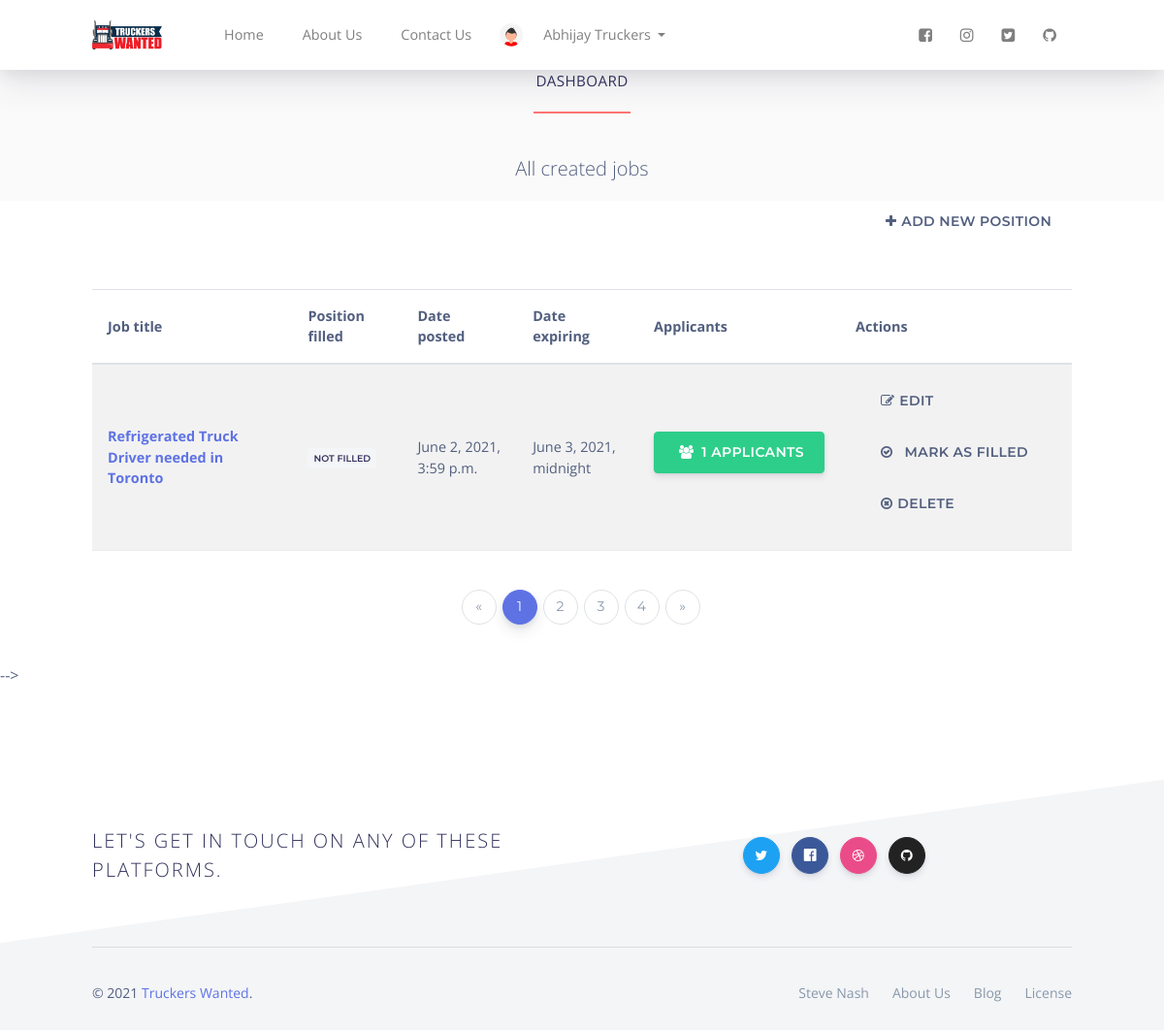
/employer/dashboard (signed in), run on the app's committed database.
### accounts/models.py (models this page shows, shortened)
class User(AbstractUser):
    username = None
    role = models.CharField(max_length=12, error_messages={
        'required': "Role must be provided"
    })
    gender = models.CharField(max_length=10, blank=True, null=True, default="")
    email = models.EmailField(unique=True, blank=False,
                              error_messages={
                                  'unique': "A user with that email already exists.",
                              })
    USERNAME_FIELD = "email"
    REQUIRED_FIELDS = []
    objects = UserManager()

### jobsapp/models.py (models this page shows, shortened)
class Job(models.Model):
    user = models.ForeignKey(User, on_delete=models.CASCADE)
    title = models.CharField(max_length=300)
    description = models.TextField()
    location = models.CharField(max_length=150)
    type = models.CharField(choices=JOB_TYPE, max_length=10)
    category = models.CharField(max_length=100)
    last_date = models.DateTimeField()
    company_name = models.CharField(max_length=100)
    company_description = models.CharField(max_length=300)
    website = models.CharField(max_length=100, default="")
    created_at = models.DateTimeField(default=timezone.now)
    filled = models.BooleanField(default=False)

### jobsapp/views/employer.py (the view)
# urls.py: path('', DashboardView.as_view(), name='employer-dashboard'),
class DashboardView(ListView):
    model = Job
    template_name = 'jobs/employer/dashboard.html'
    context_object_name = 'jobs'
    @method_decorator(login_required(login_url=reverse_lazy('accounts:login')))
    @method_decorator(user_is_employer)
    def dispatch(self, request, *args, **kwargs):
        return super().dispatch(self.request, *args, **kwargs)
    def get_queryset(self):
        return self.model.objects.filter(user_id=self.request.user.id)

### templates/jobs/employer/dashboard.html
{% extends 'base1.html' %} {% load static %} {% block title %} Dashboard {% endblock %} {% block content %}
<section class="bg-light-gray">
    <div class="container">
        <div class="row">
            <div class="col-lg-8 mx-auto">
                <h1 class="heading">dashboard</h1>
                <p class="lead text-center">All created jobs</p>
            </div>
        </div>
    </div>
</section>
<section>
    <div class="container">
        <div class="row">
            <div class="col-lg-12 text-right mb-5">
                <a href="{% url 'jobs:employer-jobs-create' %}" class="btn btn-outline-white-primary">
                    <i class="fa fa-plus"></i>Add new position</a>
            </div>
            <div class="col-lg-12">
                <div class="table-responsive">
                    <table class="table table-striped table-hover table-client-dashboard">
                        <thead>
                            <tr>
                                <th>Job title</th>
                                <th>Position filled</th>
                                <th>Date posted</th>
                                <th>Date expiring</th>
                                <th>Applicants</th>
                                <th>Actions</th>
                            </tr>
                        </thead>
                        <tbody>
                            {% for job in jobs %}
                            <tr>
                                <th><a href="{% url 'jobs:jobs-detail' job.id %}">{{ job.title }}</a>
                                </th>
                                <td>
                                    {% if job.filled %}
                                    <span class="badge badge-success">Filled</span> {% else %}
                                    <span class="badge badge-secondary">Not Filled</span> {% endif %}
                                </td>
                                <td>{{ job.created_at }}</td>
                                <td>{{ job.last_date }}</td>
                                <td>
                                    <a href="{% url 'jobs:employer-dashboard-applicants' job.id %}" class="btn btn-success">
                                        <i class="fa fa-users"></i>{{ job.applicants.count }}
                                        <span class="hidden-xs hidden-sm">Applicants</span>
                                    </a>
                                </td>
                                <td>
                                    <a href="#" class="btn btn-outline-white-secondary">
                                        <i class="fa fa-edit"></i>Edit
                                    </a>
                                    <br> {% if job.filled %}
                                    <a href="{% url 'jobs:job-mark-filled' job.id %}" class="btn btn-outline-white-secondary">
                                        <i class="fa fa-check-circle-o"></i>
                                        <span class="hidden-xs hidden-sm">Filled</span>
                                    </a><br> {% else %}
                                    <a href="{% url 'jobs:job-mark-filled' job.id %}" class="btn btn-outline-white-secondary">
                                        <i class="fa fa-check-circle-o"></i>
                                        <span class="hidden-xs hidden-sm">Mark as </span>filled
                                    </a><br> {% endif %}
                                    <a href="#" class="btn btn-outline-white-secondary">
                                        <i class="fa fa-times-circle-o"></i>Delete
                                    </a>
                                </td>
                            </tr>
                            {% endfor %}
                        </tbody>
                    </table>
                </div>
                <div class="pages">
                    <nav aria-label="Page navigation example" class="d-flex justify-content-center mt-4 mb-4">
                        <ul class="pagination">
                            <li class="page-item"><a href="#" aria-label="Previous" class="page-link"><span
                                        aria-hidden="true">«</span><span class="sr-only">Previous</span></a></li>
                            <li class="page-item active"><a href="#" class="page-link">1</a></li>
                            <li class="page-item"><a href="#" class="page-link">2</a></li>
                            <li class="page-item"><a href="#" class="page-link">3</a></li>
                            <li class="page-item"><a href="#" class="page-link">4</a></li>
                            <li class="page-item"><a href="#" aria-label="Next" class="page-link"><span
                                        aria-hidden="true">»</span><span class="sr-only">Next</span></a></li>
                        </ul>
                    </nav>
                </div>
            </div>
        </div>
    </div>
</section>
{% endblock %}

### templates/base1.html (shortened to what this page needs)
{% load static %}
<!DOCTYPE html>
<html>
<head>
    <link rel="stylesheet" href="{% static 'vendor/bootstrap/css/bootstrap.min.css' %}">
    <link rel="stylesheet" href="{% static 'vendor/font-awesome/css/font-awesome.min.css' %}">
    <link rel="stylesheet" href="{% static 'vendor/owl.carousel/assets/owl.carousel.css' %}">
    <link rel="stylesheet" href="{% static 'vendor/owl.carousel/assets/owl.theme.default.css' %}">
    <link rel="stylesheet" href="{% static 'css/style.default.css' %}" id="theme-stylesheet">
    <link rel="stylesheet" href="{% static 'css/custom.css' %}">
    <link href="https://use.fontawesome.com/releases/v5.0.6/css/all.css" rel="stylesheet">
    <link href="{% static 'assets_mod/css/nucleo-icons.css' %}" rel="stylesheet" />
    <link href="{% static 'assets_mod/css/nucleo-svg.css' %}" rel="stylesheet" />
    <link href="{% static 'assets_mod/css/font-awesome.css' %}" rel="stylesheet" />
    <link href="{% static 'assets_mod/css/nucleo-svg.css' %}" rel="stylesheet" />
    <link href="{% static 'assets_mod/css/argon-design-system.css' %}" rel="stylesheet" />
</head>
<body class="index-page">
    <header>
        <nav id="navbar-main" class="navbar navbar-main navbar-expand-lg navbar-light position-sticky top-0 shadow py-2">
            <div class="container">
                <a class="navbar-brand mr-lg-5" href="/">
                    <img src="{% static 'assets_mod/img/brand/logo-2.png' %}">
                </a>
                <div class="navbar-collapse collapse" id="navbar_global">
                    <ul class="navbar-nav navbar-nav-hover align-items-lg-center">
                        <li class="nav-item">
                            <a class="nav-link" href="/" role="button">Home</a>
                        </li>
                        <li class="nav-item">
                            <a class="nav-link" href="#" role="button">About Us</a>
                        </li>
                        <li class="nav-item">
                            <a class="nav-link" href="#" role="button">Contact Us</a>
                        </li>
                        {% if request.user.is_authenticated and request.user.role == 'employer' %}
                        <li class="nav-item dropdown">
                            <a id="clientZone" href="#" data-toggle="dropdown" aria-haspopup="true" aria-expanded="false" class="nav-link dropdown-toggle has-img mb-3 mb-lg-0 mt-3 mt-lg-0">
                                <div class="client-menu-image">
                                    <div class="inner">
                                        <img src="{% static 'img/undraw_profile_pic_ic5t.svg' %}" alt="company image" class="img-fluid">
                                    </div>
                                </div>
                                {% if request.user.role == 'employee' %} {{ request.user.first_name }} {{ request.user.last_name }} {% else %} {{ request.user.first_name }} {% endif %}
                            </a>
                        </li>
                        {% endif %}
                    </ul>
                    <ul class="navbar-nav align-items-lg-center ml-lg-auto">
                        <li class="nav-item">
                            <a class="nav-link nav-link-icon" href="#" target="_blank" data-toggle="tooltip" title="Like us on Facebook">
                                <i class="fa fa-facebook-square"></i>
                            </a>
                        </li>
                        <li class="nav-item">
                            <a class="nav-link nav-link-icon" href="#" target="_blank" data-toggle="tooltip" title="Follow us on Instagram">
                                <i class="fa fa-instagram"></i>
                            </a>
                        </li>
                        <li class="nav-item">
                            <a class="nav-link nav-link-icon" href="#" target="_blank" data-toggle="tooltip" title="Follow us on Twitter">
                                <i class="fa fa-twitter-square"></i>
                            </a>
                        </li>
                        <li class="nav-item">
                            <a class="nav-link nav-link-icon" href="#" target="_blank" data-toggle="tooltip" title="Star us on Github">
                                <i class="fa fa-github"></i>
                            </a>
                        </li>
                    </ul>
                </div>
            </div>
        </nav>
    </header>
    <div>
         {% block content %} {% endblock %}
    </div> -->
    <footer class="footer has-cards">
        <div class="container">
            <div class="row row-grid align-items-center my-md">
                <div class="col-lg-6">
                    <h5 class="mb-0 font-weight-light">Let's get in touch on any of these platforms.</h5>
                </div>
                <div class="col-lg-6 text-lg-center btn-wrapper">
                    <button target="_blank" href="https://twitter.com/creativetim" rel="nofollow" class="btn btn-icon-only btn-twitter rounded-circle" data-toggle="tooltip" data-original-title="Follow us">
                        <span class="btn-inner--icon"><i class="fa fa-twitter"></i></span>
                    </button>
                    <button target="_blank" href="https://www.facebook.com/CreativeTim/" rel="nofollow" class="btn-icon-only rounded-circle btn btn-facebook" data-toggle="tooltip" data-original-title="Like us">
                        <span class="btn-inner--icon"><i class="fab fa-facebook"></i></span>
                    </button>
                    <button target="_blank" href="https://dribbble.com/creativetim" rel="nofollow" class="btn btn-icon-only btn-dribbble rounded-circle" data-toggle="tooltip" data-original-title="Follow us">
                        <span class="btn-inner--icon"><i class="fa fa-dribbble"></i></span>
                    </button>
                    <button target="_blank" href="https://github.com/creativetimofficial" rel="nofollow" class="btn btn-icon-only btn-github rounded-circle" data-toggle="tooltip" data-original-title="Star on Github">
                        <span class="btn-inner--icon"><i class="fa fa-github"></i></span>
                    </button>
                </div>
            </div>
            <hr>
            <div class="row align-items-center justify-content-md-between">
                <div class="col-md-6">
                    <div class="copyright">
                        &copy; 2021 <a href="" target="_blank">Truckers Wanted</a>.
                    </div>
                </div>
                <div class="col-md-6">
                    <ul class="nav nav-footer justify-content-end">
                        <li class="nav-item">
                            <a href="" class="nav-link" target="_blank">Steve Nash</a>
                        </li>
                        <li class="nav-item">
                            <a href="" class="nav-link" target="_blank">About Us</a>
                        </li>
                        <li class="nav-item">
                            <a href="" class="nav-link" target="_blank">Blog</a>
                        </li>
                        <li class="nav-item">
                            <a href="" class="nav-link" target="_blank">License</a>
                        </li>
                    </ul>
                </div>
            </div>
        </div>
    </footer>
</body>
</html>

### data on the page
User: user.first_name "Abhijay Truckers"
Job: title "Refrigerated Truck Driver needed in Toronto", filled "NOT FILLED", created_at "June 2, 2021, 3:59 p.m.", last_date "June 3, 2021, midnight", applicants.count "1"
